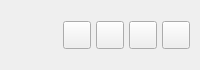
           <widget class="QFrame" name="contentTopBg">
            <property name="minimumSize">
             <size>
              <width>0</width>
              <height>70</height>
             </size>
            </property>
            <property name="maximumSize">
             <size>
              <width>16777215</width>
              <height>70</height>
             </size>
            </property>
            <property name="frameShape">
             <enum>QFrame::NoFrame</enum>
            </property>
            <property name="frameShadow">
             <enum>QFrame::Raised</enum>
            </property>
            <layout class="QHBoxLayout" name="horizontalLayout">
             <property name="spacing">
              <number>0</number>
             </property>
             <property name="leftMargin">
              <number>0</number>
             </property>
             <property name="topMargin">
              <number>0</number>
             </property>
             <property name="rightMargin">
              <number>10</number>
             </property>
             <property name="bottomMargin">
              <number>0</number>
             </property>
             <item>
              <widget class="QFrame" name="leftBox">
               <property name="sizePolicy">
                <sizepolicy hsizetype="Expanding" vsizetype="Preferred">
                 <horstretch>0</horstretch>
                 <verstretch>0</verstretch>
                </sizepolicy>
               </property>
               <property name="frameShape">
                <enum>QFrame::NoFrame</enum>
               </property>
               <property name="frameShadow">
                <enum>QFrame::Raised</enum>
               </property>
               <layout class="QHBoxLayout" name="horizontalLayout_3">
                <property name="spacing">
                 <number>0</number>
                </property>
                <property name="leftMargin">
                 <number>0</number>
                </property>
                <property name="topMargin">
                 <number>0</number>
                </property>
                <property name="rightMargin">
                 <number>0</number>
                </property>
                <property name="bottomMargin">
                 <number>0</number>
                </property>
                <item>
                 <widget class="QLabel" name="titleRightInfo">
                  <property name="sizePolicy">
                   <sizepolicy hsizetype="Preferred" vsizetype="Expanding">
                    <horstretch>0</horstretch>
                    <verstretch>0</verstretch>
                   </sizepolicy>
                  </property>
                  <property name="maximumSize">
                   <size>
                    <width>16777215</width>
                    <height>45</height>
                   </size>
                  </property>
                  <property name="font">
                   <font>
                    <family>Segoe UI</family>
                    <pointsize>10</pointsize>
                    <italic>false</italic>
                    <bold>false</bold>
                   </font>
                  </property>
                  <property name="text">
                   <string/>
                  </property>
                  <property name="alignment">
                   <set>Qt::AlignLeading|Qt::AlignLeft|Qt::AlignVCenter</set>
                  </property>
                 </widget>
                </item>
               </layout>
              </widget>
             </item>
             <item alignment="Qt::AlignRight">
              <widget class="QFrame" name="rightButtons">
               <property name="minimumSize">
                <size>
                 <width>0</width>
                 <height>28</height>
                </size>
               </property>
               <property name="frameShape">
                <enum>QFrame::NoFrame</enum>
               </property>
               <property name="frameShadow">
                <enum>QFrame::Raised</enum>
               </property>
               <layout class="QHBoxLayout" name="horizontalLayout_2">
                <property name="spacing">
                 <number>5</number>
                </property>
                <property name="leftMargin">
                 <number>0</number>
                </property>
                <property name="topMargin">
                 <number>0</number>
                </property>
                <property name="rightMargin">
                 <number>0</number>
                </property>
                <property name="bottomMargin">
                 <number>0</number>
                </property>
                <item>
                 <widget class="QPushButton" name="settingsTopBtn">
                  <property name="minimumSize">
                   <size>
                    <width>28</width>
                    <height>28</height>
                   </size>
                  </property>
                  <property name="maximumSize">
                   <size>
                    <width>28</width>
                    <height>28</height>
                   </size>
                  </property>
                  <property name="cursor">
                   <cursorShape>PointingHandCursor</cursorShape>
                  </property>
                  <property name="toolTip">
                   <string>Settings</string>
                  </property>
                  <property name="text">
                   <string/>
                  </property>
                  <property name="icon">
                   <iconset resource="resources.qrc">
                    <normaloff>:/icons/images/icons/icon_settings.png</normaloff>:/icons/images/icons/icon_settings.png</iconset>
                  </property>
                  <property name="iconSize">
                   <size>
                    <width>20</width>
                    <height>20</height>
                   </size>
                  </property>
                 </widget>
                </item>
                <item>
                 <widget class="QPushButton" name="minimizeAppBtn">
                  <property name="minimumSize">
                   <size>
                    <width>28</width>
                    <height>28</height>
                   </size>
                  </property>
                  <property name="maximumSize">
                   <size>
                    <width>28</width>
                    <height>28</height>
                   </size>
                  </property>
                  <property name="cursor">
                   <cursorShape>PointingHandCursor</cursorShape>
                  </property>
                  <property name="toolTip">
                   <string>Minimize</string>
                  </property>
                  <property name="text">
                   <string/>
                  </property>
                  <property name="icon">
                   <iconset resource="resources.qrc">
                    <normaloff>:/icons/images/icons/icon_minimize.png</normaloff>:/icons/images/icons/icon_minimize.png</iconset>
                  </property>
                  <property name="iconSize">
                   <size>
                    <width>20</width>
                    <height>20</height>
                   </size>
                  </property>
                 </widget>
                </item>
                <item>
                 <widget class="QPushButton" name="maximizeRestoreAppBtn">
                  <property name="minimumSize">
                   <size>
                    <width>28</width>
                    <height>28</height>
                   </size>
                  </property>
                  <property name="maximumSize">
                   <size>
                    <width>28</width>
                    <height>28</height>
                   </size>
                  </property>
                  <property name="font">
                   <font>
                    <family>Segoe UI</family>
                    <pointsize>10</pointsize>
                    <italic>false</italic>
                    <bold>false</bold>
                    <stylestrategy>PreferDefault</stylestrategy>
                   </font>
                  </property>
                  <property name="cursor">
                   <cursorShape>PointingHandCursor</cursorShape>
                  </property>
                  <property name="toolTip">
                   <string>Maximize</string>
                  </property>
                  <property name="text">
                   <string/>
                  </property>
                  <property name="icon">
                   <iconset resource="resources.qrc">
                    <normaloff>:/icons/images/icons/icon_maximize.png</normaloff>:/icons/images/icons/icon_maximize.png</iconset>
                  </property>
                  <property name="iconSize">
                   <size>
                    <width>20</width>
                    <height>20</height>
                   </size>
                  </property>
                 </widget>
                </item>
                <item>
                 <widget class="QPushButton" name="closeAppBtn">
                  <property name="minimumSize">
                   <size>
                    <width>28</width>
                    <height>28</height>
                   </size>
                  </property>
                  <property name="maximumSize">
                   <size>
                    <width>28</width>
                    <height>28</height>
                   </size>
                  </property>
                  <property name="cursor">
                   <cursorShape>PointingHandCursor</cursorShape>
                  </property>
                  <property name="toolTip">
                   <string>Close</string>
                  </property>
                  <property name="text">
                   <string/>
                  </property>
                  <property name="icon">
                   <iconset resource="resources.qrc">
                    <normaloff>:/icons/images/icons/icon_close.png</normaloff>:/icons/images/icons/icon_close.png</iconset>
                  </property>
                  <property name="iconSize">
                   <size>
                    <width>20</width>
                    <height>20</height>
                   </size>
                  </property>
                 </widget>
                </item>
               </layout>
              </widget>
             </item>
            </layout>
           </widget>
